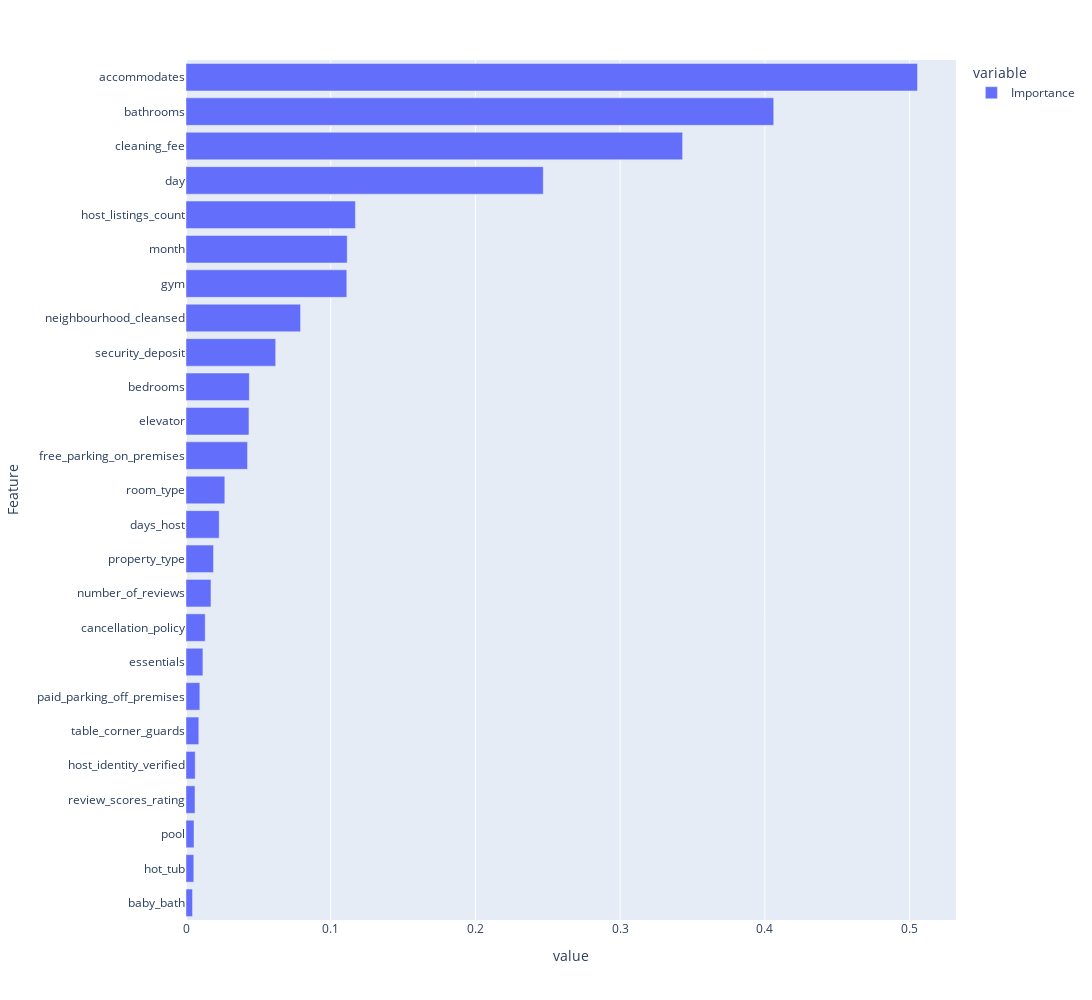

Write notebook code for a chart like this one.
### Code cell
# Plot Results of Permutation Feature Importance - Top 25 only
fig = px.bar(perm_importances_rfpimp.sort_values(by='Importance',ascending=True)[-25:], orientation='h', width=1500, height=1000)
fig.show()

### Figure 1 — Plotly figure (JSON) as saved in the notebook; plotly's stock layout.template omitted (floating-point values rounded to 4 significant figures)
{"data": [{"alignmentgroup": "True", "hovertemplate": "variable=Importance<br>value=%{x}<br>Feature=%{y}<extra></extra>", "legendgroup": "Importance", "marker": {"color": "#636efa"}, "name": "Importance", "offsetgroup": "Importance", "orientation": "h", "showlegend": true, "textposition": "auto", "type": "bar", "x": [0.004518, 0.005391, 0.005543, 0.006204, 0.006353, 0.008838, 0.009557, 0.01169, 0.01327, 0.01725, 0.01902, 0.02294, 0.02682, 0.04253, 0.04351, 0.04376, 0.06197, 0.07916, 0.1111, 0.1114, 0.1171, 0.2469, 0.3432, 0.4061, 0.5055], "xaxis": "x", "y": ["baby_bath", "hot_tub", "pool", "review_scores_rating", "host_identity_verified", "table_corner_guards", "paid_parking_off_premises", "essentials", "cancellation_policy", "number_of_reviews", "property_type", "days_host", "room_type", "free_parking_on_premises", "elevator", "bedrooms", "security_deposit", "neighbourhood_cleansed", "gym", "month", "host_listings_count", "day", "cleaning_fee", "bathrooms", "accommodates"], "yaxis": "y"}], "layout": {"barmode": "relative", "height": 1000, "legend": {"title": {"text": "variable"}, "tracegroupgap": 0}, "margin": {"t": 60}, "width": 1500, "xaxis": {"anchor": "y", "domain": [0, 1], "title": {"text": "value"}}, "yaxis": {"anchor": "x", "domain": [0, 1], "title": {"text": "Feature"}}}}
